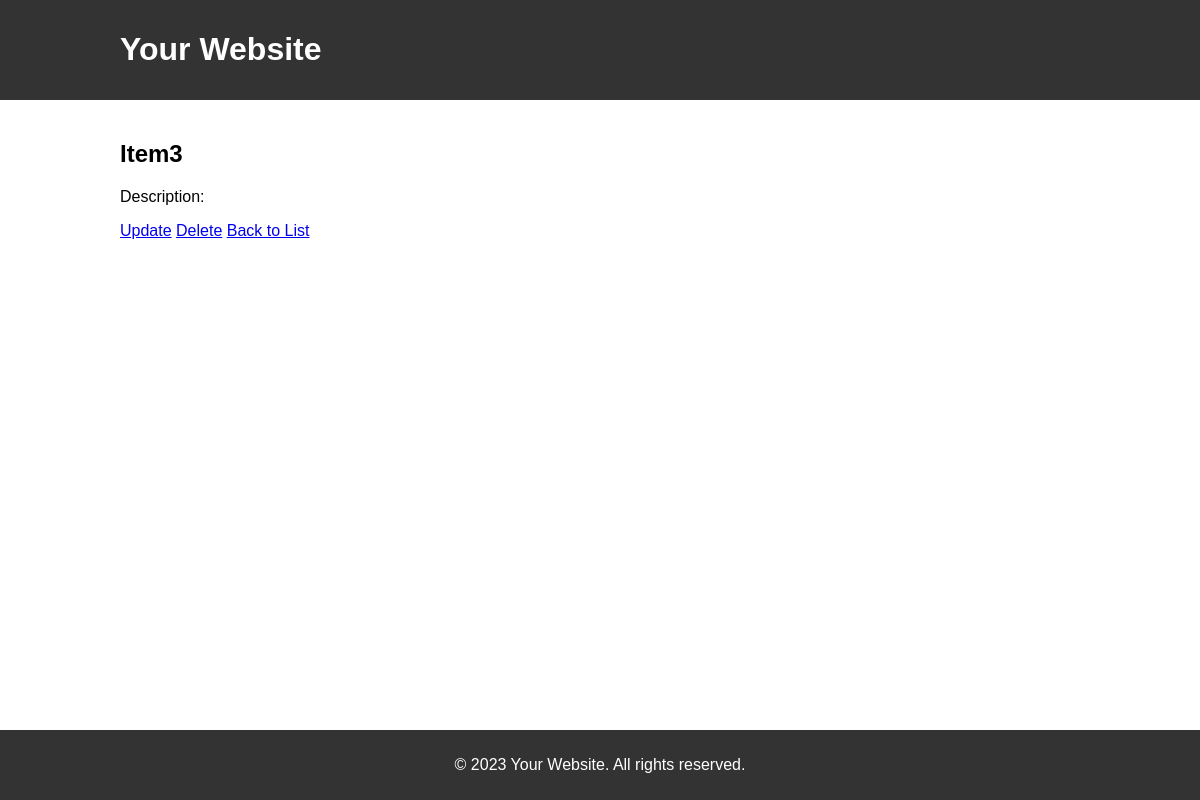
Before: /items/3/ (signed in) with the older database file.
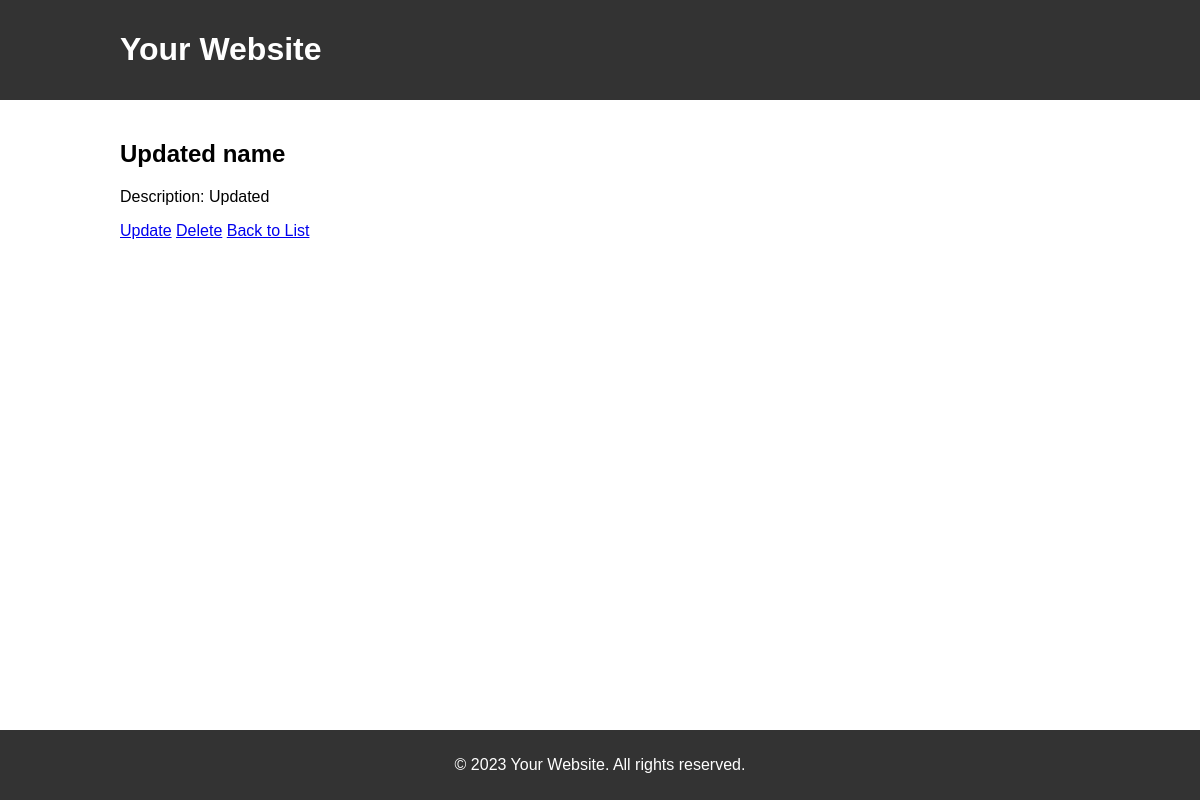
After: the same page with the newer database file.
### restFramework/models.py (models this page shows, shortened)
class item(models.Model):
    name=models.CharField(max_length=200)
    desc=models.CharField(max_length=200)
    created_at=models.DateTimeField(auto_now_add=True)
    slug = models.SlugField(blank=True, null=True)

### restFramework/views.py (the view)
# urls.py: path('items/<int:pk>/', itemDetail.as_view(), name='item-detail'),
class itemDetail(LoginRequiredMixin, DetailView):
    model = item
    template_name = 'item_detail.html'
    login_url = 'login/'

### restFramework/templates/item_detail.html
{% extends 'base.html' %}
{% block content %}
  <h2>{{ object.name }}</h2>
  <p>Description: {{ object.desc }}</p>
  <a href="{% url 'item-update' pk=object.pk %}">Update</a>
  <a href="{% url 'item-delete' pk=object.pk %}">Delete</a>
  <a href="{% url 'item-list' %}">Back to List</a>
{% endblock %}

Changed rows visible on the page:
changed item: name "Item3" → "Updated name"; desc (not shown) → "Updated"
